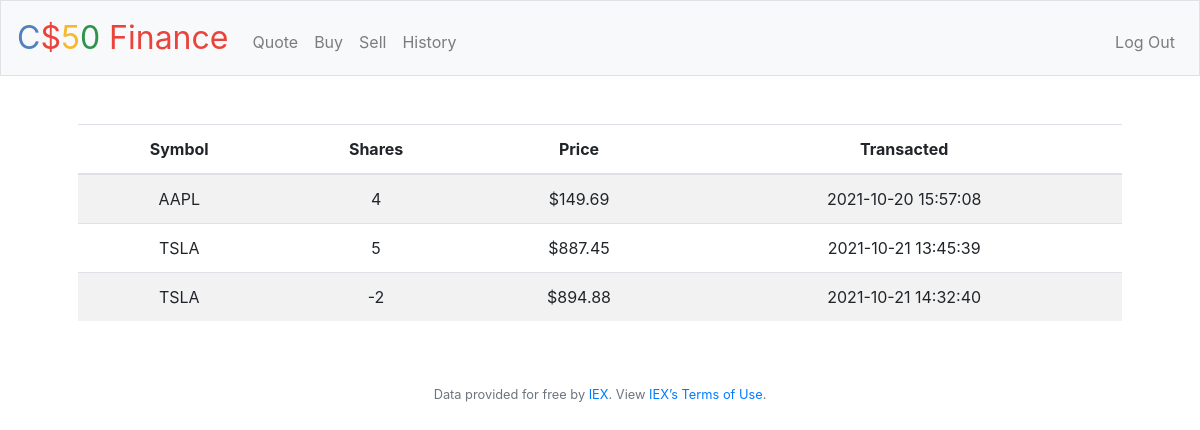
The app's page /history (signed in) with its own data.
### tables this page shows
CREATE TABLE transactions (id INTEGER PRIMARY KEY AUTOINCREMENT, user_id INTEGER NOT NULL, name TEXT NOT NULL, shares INTEGER NOT NULL, price NUMERIC NOT NULL, type TEXT NOT NULL, symbol TEXT NOT NULL, time TIMESTAMP DEFAULT CURRENT_TIMESTAMP, FOREIGN KEY(user_id) REFERENCES users(id));

### application.py (the view)
@app.route("/history")
@login_required
def history():
    transactions = db.execute("SELECT symbol, shares, price, time FROM transactions WHERE user_id = ?", session["user_id"])
    return render_template("history.html", transactions=transactions, usd=usd)

### application.py (called while the page is built)
@app.after_request
def after_request(response):
    response.headers["Cache-Control"] = "no-cache, no-store, must-revalidate"
    response.headers["Expires"] = 0
    response.headers["Pragma"] = "no-cache"
    return response

### helpers.py (called while the page is built)
def login_required(f):
    @wraps(f)
    def decorated_function(*args, **kwargs):
        if session.get("user_id") is None:
            return redirect("/login")
        return f(*args, **kwargs)
    return decorated_function

def usd(value):
    return f"${value:,.2f}"

### templates/history.html (shortened to what this page needs)
{% extends "layout.html" %}
{% block main %}
<table class="table table-striped">
    <thead>
        <tr>
            <th>Symbol</th>
            <th>Shares</th>
            <th>Price</th>
            <th>Transacted</th>
        </tr>
    </thead>
    <tbody>
        {% for transaction in transactions %}
        <tr>
            <td>{{ transaction["symbol"].upper() }}</td>
            <td>{{ transaction["shares"] }}</td>
            <td>{{ usd(transaction["price"]) }}</td>
            <td>{{ transaction["time"] }}</td>
        </tr>
        {% endfor %}
</table>
{% endblock %}

### records on screen
transactions: price "$149.69"
transactions: price "$887.45"
transactions: price "$894.88"
